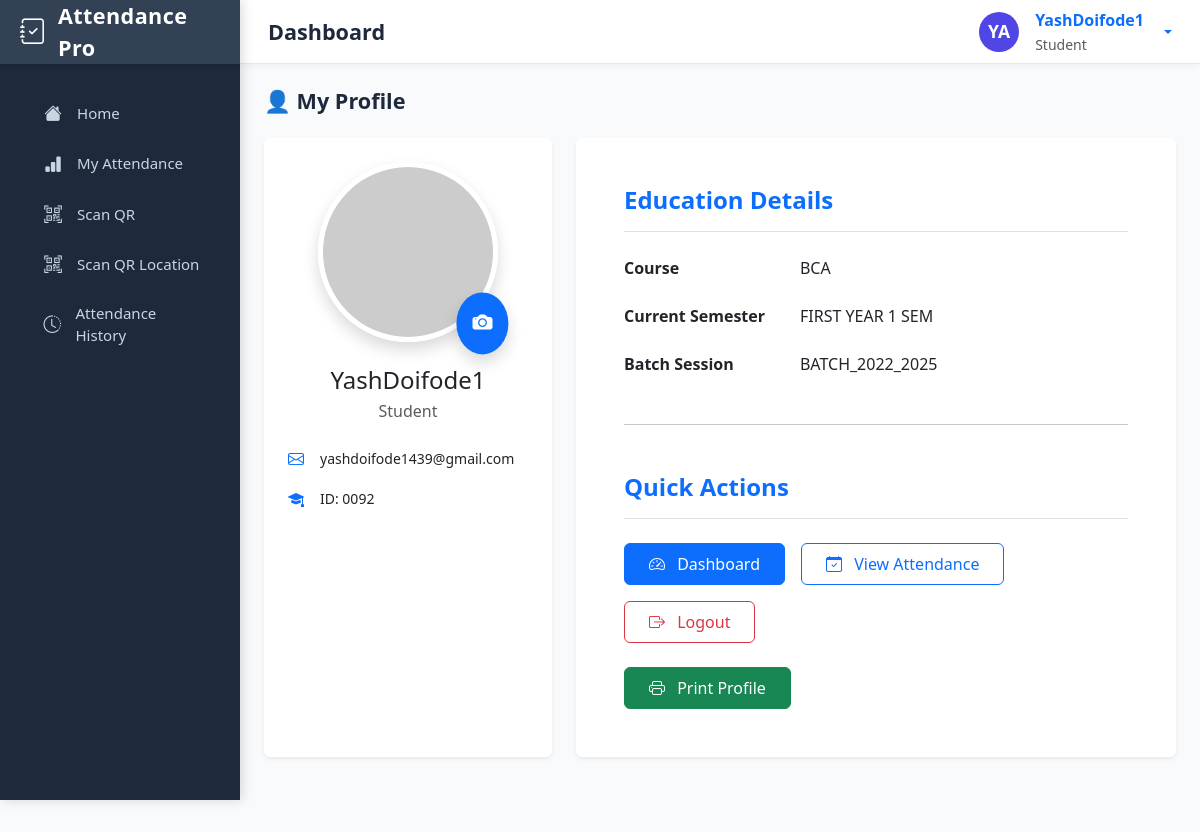
Page /profile/profile.php (signed in) on the committed database.
### tables this page shows
CREATE TABLE `students` (
  `id` int(11) NOT NULL,
  `name` varchar(100) NOT NULL,
  `avatar` varchar(250) NOT NULL,
  `email` varchar(100) NOT NULL,
  `profile_photo` varchar(255) DEFAULT NULL,
  `password` varchar(255) NOT NULL,
  `course_id` int(11) DEFAULT NULL,
  `year_id` int(11) DEFAULT NULL,
  `session_id` int(11) DEFAULT NULL,
  `role` enum('student','faculty','admin') DEFAULT 'student',
  `created_at` timestamp NOT NULL DEFAULT current_timestamp(),
  `profile_pic` varchar(250) NOT NULL
);

CREATE TABLE `courses` (
  `id` int(11) NOT NULL,
  `course_name` varchar(100) NOT NULL,
  `created_at` timestamp NOT NULL DEFAULT current_timestamp()
);

CREATE TABLE `years` (
  `id` int(11) NOT NULL,
  `year_name` varchar(50) NOT NULL,
  `created_at` timestamp NOT NULL DEFAULT current_timestamp()
);

CREATE TABLE `sessions` (
  `id` int(11) NOT NULL,
  `session_name` varchar(50) NOT NULL,
  `created_at` timestamp NOT NULL DEFAULT current_timestamp()
);

### profile/profile.php (the view, shortened to what this page needs)
<?php
include('../config/db.php');
include('../includes/header.php');
$user_id = $_SESSION['user_id'];
$stmt = $pdo->prepare("SELECT s.name, s.email, s.profile_photo, c.course_name, y.year_name, sess.session_name
                       FROM students s
                       LEFT JOIN courses c ON s.course_id = c.id
                       LEFT JOIN years y ON s.year_id = y.id
                       LEFT JOIN sessions sess ON s.session_id = sess.id
                       WHERE s.id = ?");
$stmt->execute([$user_id]);
$user = $stmt->fetch(PDO::FETCH_ASSOC);
$photo_path = $user['profile_photo']
    ? '../uploads/profiles/' . htmlspecialchars($user['profile_photo'])
    : 'https://via.placeholder.com/180?text=No+Photo';
?>
<main class="main-content">
    <div class="px-4 pt-4 pb-5">
        <h2 class="page-title mb-4">👤 My Profile</h2>
        <div class="row g-4">
            <div class="col-lg-4">
                <div class="card shadow-sm h-100 border-0">
                    <div class="card-body text-center p-4">
                        <div class="position-relative d-inline-block mb-4">
                            <img src="<?= $photo_path ?>?v=<?= time() ?>" alt="Profile Photo"
                                 class="rounded-circle shadow" style="width: 180px; height: 180px; object-fit: cover; border: 5px solid white;">
                            <label class="position-absolute bottom-0 end-0 bg-primary text-white rounded-circle p-3 shadow cursor-pointer"
                                   style="transform: translate(20%, 20%); cursor: pointer;">
                                <i class="bi bi-camera-fill fs-5"></i>
                            </label>
                        </div>
                        <h4 class="mb-1"><?= htmlspecialchars($user['name']) ?></h4>
                        <p class="text-muted mb-3">Student</p>
                        <div class="text-start mt-4">
                            <div class="d-flex align-items-center mb-3">
                                <i class="bi bi-envelope text-primary me-3"></i>
                                <span class="small"><?= htmlspecialchars($user['email']) ?></span>
                            </div>
                            <div class="d-flex align-items-center mb-3">
                                <i class="bi bi-mortarboard-fill text-primary me-3"></i>
                                <span class="small">ID: <?= str_pad($user_id, 4, '0', STR_PAD_LEFT) ?></span>
                            </div>
                        </div>
                    </div>
                </div>
            </div>
            <div class="col-lg-8">
                <div class="card shadow-sm h-100 border-0">
                    <div class="card-body p-5">
                        <h4 class="fw-bold text-primary border-bottom pb-3 mb-4">Education Details</h4>
                        <div class="row mb-4">
                            <div class="col-sm-4 fw-semibold">Course</div>
                            <div class="col-sm-8"><?= htmlspecialchars($user['course_name'] ?? 'N/A') ?></div>
                        </div>
                        <div class="row mb-4">
                            <div class="col-sm-4 fw-semibold">Current Semester</div>
                            <div class="col-sm-8"><?= htmlspecialchars($user['year_name'] ?? 'N/A') ?></div>
                        </div>
                        <div class="row mb-4">
                            <div class="col-sm-4 fw-semibold">Batch Session</div>
                            <div class="col-sm-8"><?= htmlspecialchars($user['session_name'] ?? 'N/A') ?></div>
                        </div>
                        <hr class="my-5">
                        <h4 class="fw-bold text-primary border-bottom pb-3 mb-4">Quick Actions</h4>
                        <div class="d-flex flex-wrap gap-3">
                            <a href="../student/dashboard.php" class="btn btn-primary px-4 py-2">
                                <i class="bi bi-speedometer2 me-2"></i> Dashboard
                            </a>
                            <a href="../student/view_attendance.php" class="btn btn-outline-primary px-4 py-2">
                                <i class="bi bi-calendar-check me-2"></i> View Attendance
                            </a>
                            <a href="../auth/logout.php" class="btn btn-outline-danger px-4 py-2">
                                <i class="bi bi-box-arrow-right me-2"></i> Logout
                            </a>
                        </div>
                        <div class="mt-4">
                            <button onclick="window.print()" class="btn btn-success px-4 py-2">
                                <i class="bi bi-printer me-2"></i> Print Profile
                            </button>
                        </div>
                    </div>
                </div>
            </div>
        </div>
    </div>
</main>

### includes/header.php (style rules this page uses)
:root { --sidebar-bg: #1e293b; --sidebar-brand-bg: #334155; --sidebar-hover: #334155; --sidebar-active: #4f46e5; --sidebar-active-light: #6366f1; --text-primary: #f1f5f9; --text-secondary: #cbd5e1; --text-muted: #94a3b8; --border-color: #334155; }
body { background: #f8fafc; font-family: 'Segoe UI', system-ui, sans-serif; min-height: 100vh; }
.page-title { font-size: 1.35rem; font-weight: 600; color: #1e293b; }
main.main-content { margin-left: 240px; margin-top: 64px; min-height: calc(100vh - 64px); background: #f8fafc; transition: all 0.35s ease; }

### rows in the picture
students: name "YashDoifode1", email "yashdoifode1439@gmail.com", course.course_name "BCA", year.year_name "FIRST YEAR 1 SEM", session.session_name "BATCH_2022_2025"

### other values in the picture
substr($userName, 0, 2) "YA"
$userName "YashDoifode1"
$userRole "Student"
str_pad($user_id, 4, '0', STR_PAD_LEFT) "0092"
